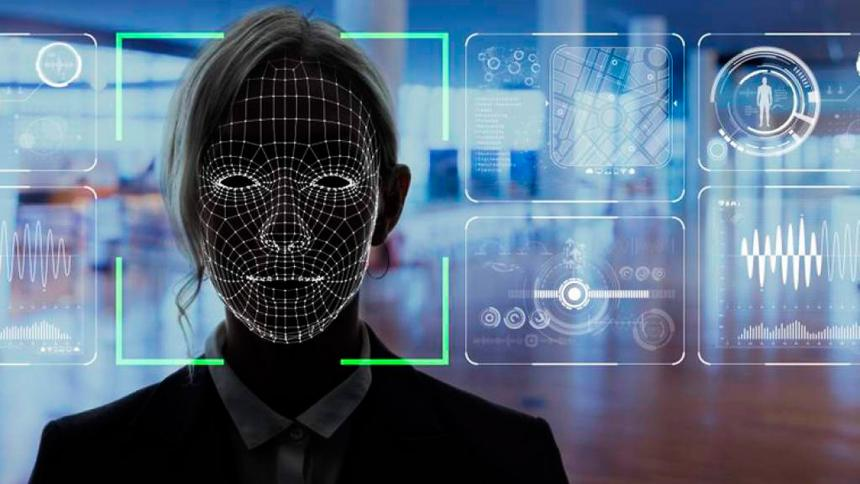
#> input picture Interfaz Reconocimiento/dwtokio.jpg, 860 x 484 px, given in place of the camera
$ python capturandoRostros.py
#> lines starting #> are read from the running program, lines starting #| are printed output that depends on the picture
import cv2
import os
import imutils
personName = 'Bryan'
dataPath = (r"C:\Users\ADMIN\Desktop\Proyecto reconocimiento facial\Data")
personPath = dataPath + '/' + personName
if not os.path.exists(personPath):
    print('Carpeta creada: ',personPath)
    os.makedirs(personPath)
cap = cv2.VideoCapture(1,cv2.CAP_DSHOW)
#cap = cv2.VideoCapture('Video.mp4')
faceClassif = cv2.CascadeClassifier(cv2.data.haarcascades+'haarcascade_frontalface_default.xml')
count = 0
while True:

    ret, frame = cap.read()
#> frame is the input picture: shape (484, 860, 3); mean B, G, R 131.3, 109.6, 88.9
    if ret == False: break
    frame =  imutils.resize(frame, width=640)
#> frame: shape (360, 640, 3)
    gray = cv2.cvtColor(frame, cv2.COLOR_BGR2GRAY)
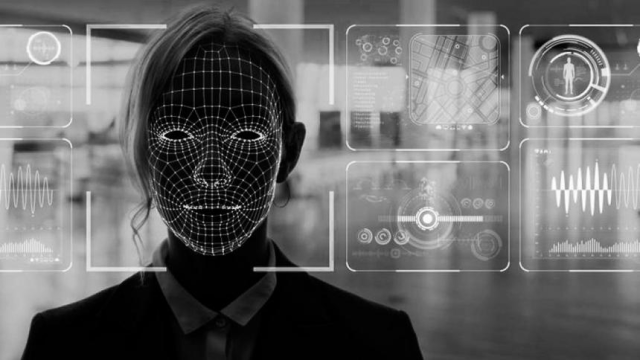
#> gray: shape (360, 640); min 0, max 254, mean 105.9
    auxFrame = frame.copy()
    faces = faceClassif.detectMultiScale(gray,1.3,5)
#> faces = ()
    for (x,y,w,h) in faces:
        cv2.rectangle(frame, (x,y),(x+w,y+h),(0,255,0),2)
        rostro = auxFrame[y:y+h,x:x+w]
        rostro = cv2.resize(rostro,(150,150),interpolation=cv2.INTER_CUBIC)
        cv2.imwrite(personPath + '/rotro_{}.jpg'.format(count),rostro)
        count = count + 1
#> this loop made 0 passes
#> after the loop, count = 0
    cv2.imshow('frame',frame)
    k =  cv2.waitKey(1)
#> (key Esc is pressed here)
    if k == 27 or count >= 400:
        break

cap.release()
cv2.destroyAllWindows()

$ run again, on Interfaz Reconocimiento/fondo.jpg
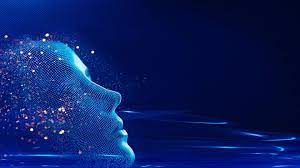
#> input picture Interfaz Reconocimiento/fondo.jpg, 300 x 168 px, given in place of the camera
#> frame is the input picture: shape (168, 300, 3); mean B, G, R 97.2, 29.1, 10.4
#> `frame =  imutils.resize(frame, width=640)`:
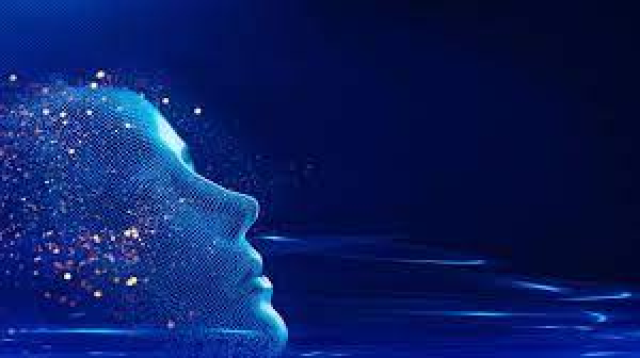
#> frame: shape (358, 640, 3); mean B, G, R 97.1, 29.1, 10.3
#> `gray = cv2.cvtColor(frame, cv2.COLOR_BGR2GRAY)`:
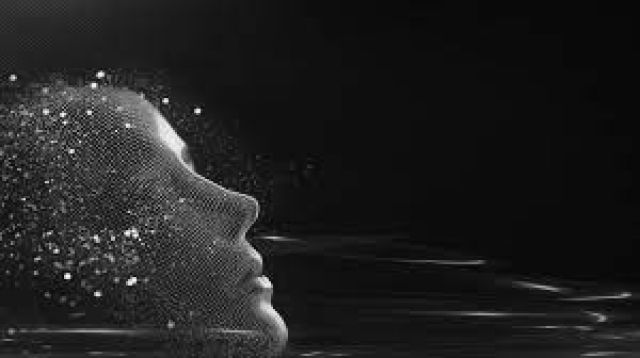
#> gray: shape (358, 640); min 4, max 252, mean 31.3
#> faces = ()
#> after the loop `for (x,y,w,h) in faces:`: count = 0
